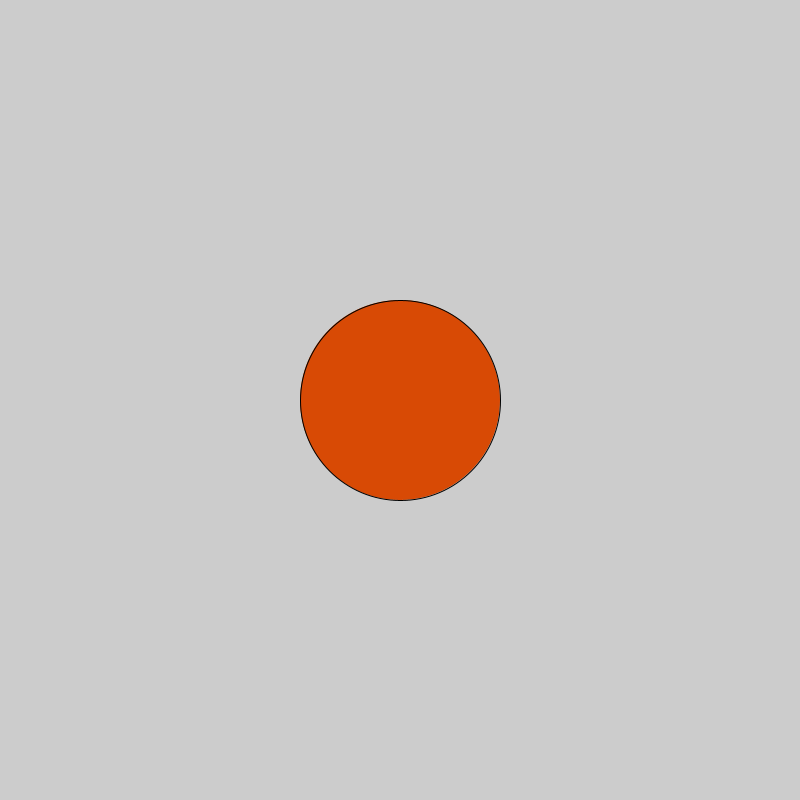
Frame 1 (no input)
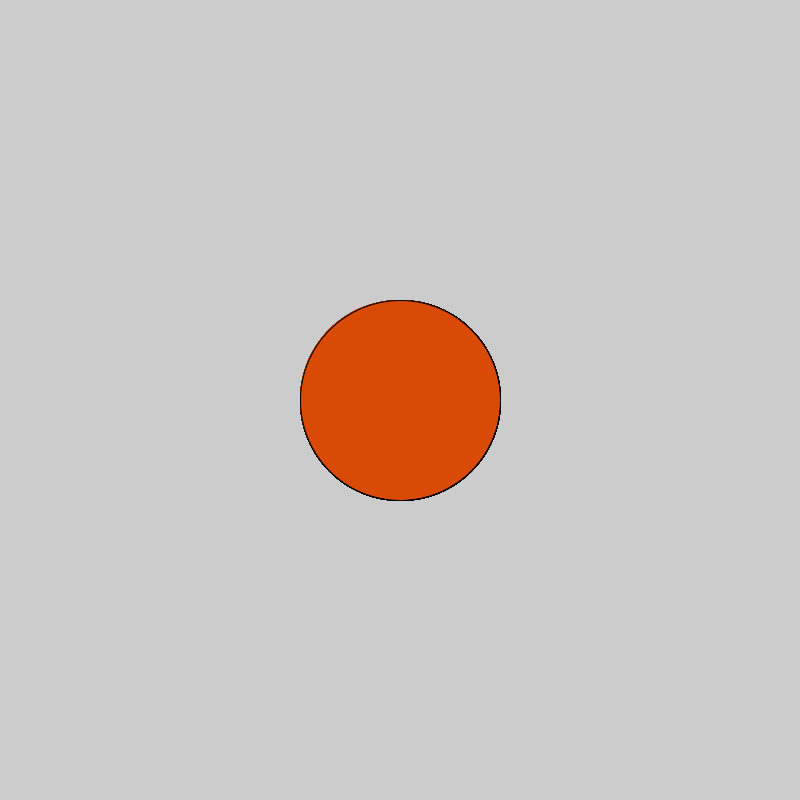
Frame 60 (the mouse pressed at the canvas centre just before this capture)
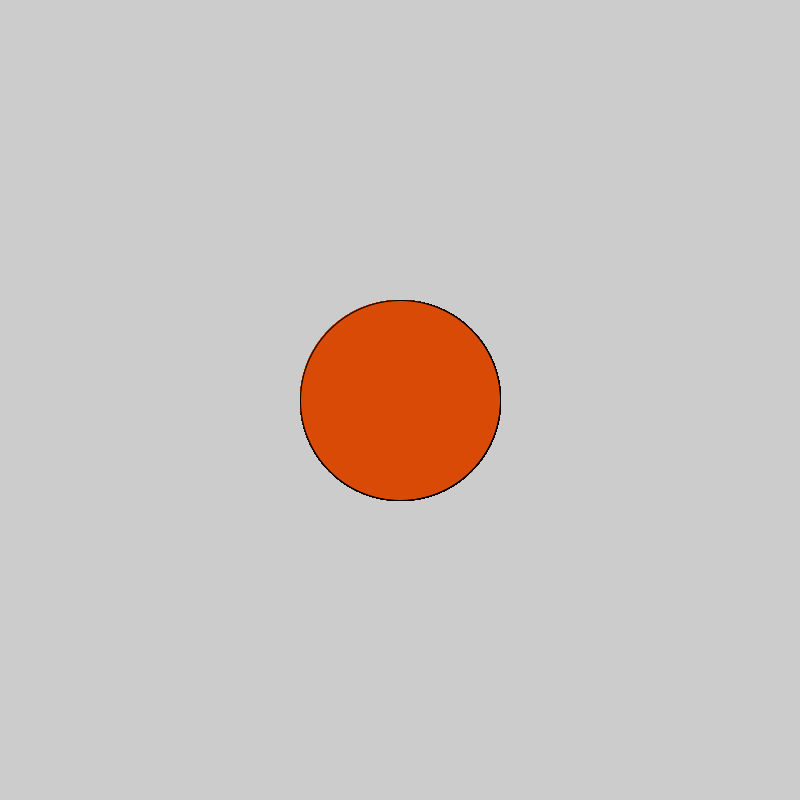
Frame 120 (the mouse held since frame 60 and released just before this capture)

The Processing sketch that drew these frames (run headless with seeded random() and noise(); from frame 60 on, the mouse is pressed at the canvas centre):

// Processing sketch: Demo_01
// ── Demo_01.pde
color [] colors;

void stringToColor(String colorStr) {
  String [] colorHex;
  colorHex = split(colorStr, "-");
  colors = new color[colorHex.length];
  for (int i = 0; i< colorHex.length; i++) {
    colors[i] = unhex("FF" + colorHex[i]);
  }
}

void setup() {
  size(800, 800);
  pixelDensity(2);
  smooth();
  stringToColor("e89005-ec7505-d84a05-f42b03-e70e02-ffffff-6bf178-35a7ff-363537-0cce6b");
}


void draw() {
  clear();

  fill(colors[2]);
  circle(width/2, height/2, 200);
}
